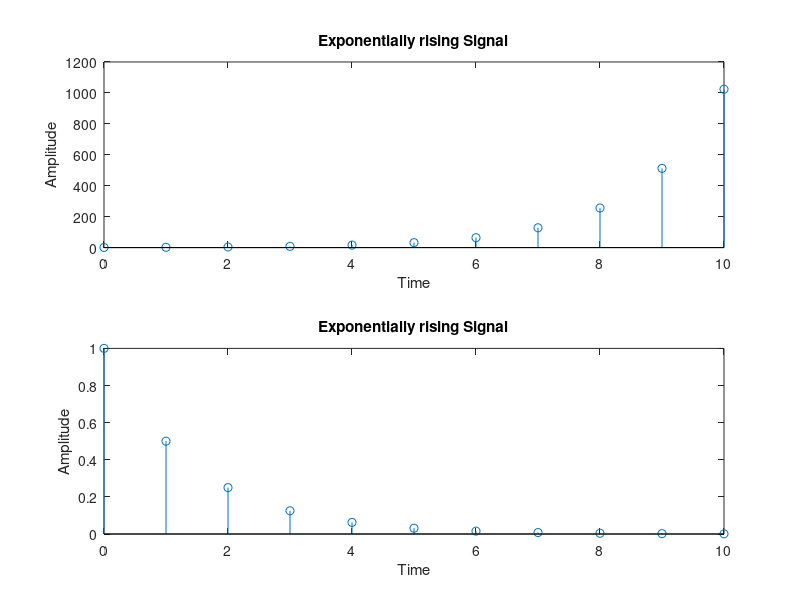

Here is the MATLAB script that generated this plot:
%DSP LAB ASSESSMENT - 1
%Generation of Signals continuation

%Chirag Satapathy - 19BEI0107

clc
clear all
close all

%exponential increasing and decreasing signal

n = 0:10;
a = 2;
x = a.^n;
subplot(2,1,1);
stem(n,x);
title('Exponentially rising Signal');
xlabel('Time');
ylabel('Amplitude');

a1 = 0.5;
x1 = a1.^n;
subplot(2,1,2);
stem(n,x1);
title('Exponentially rising Signal');
xlabel('Time');
ylabel('Amplitude');